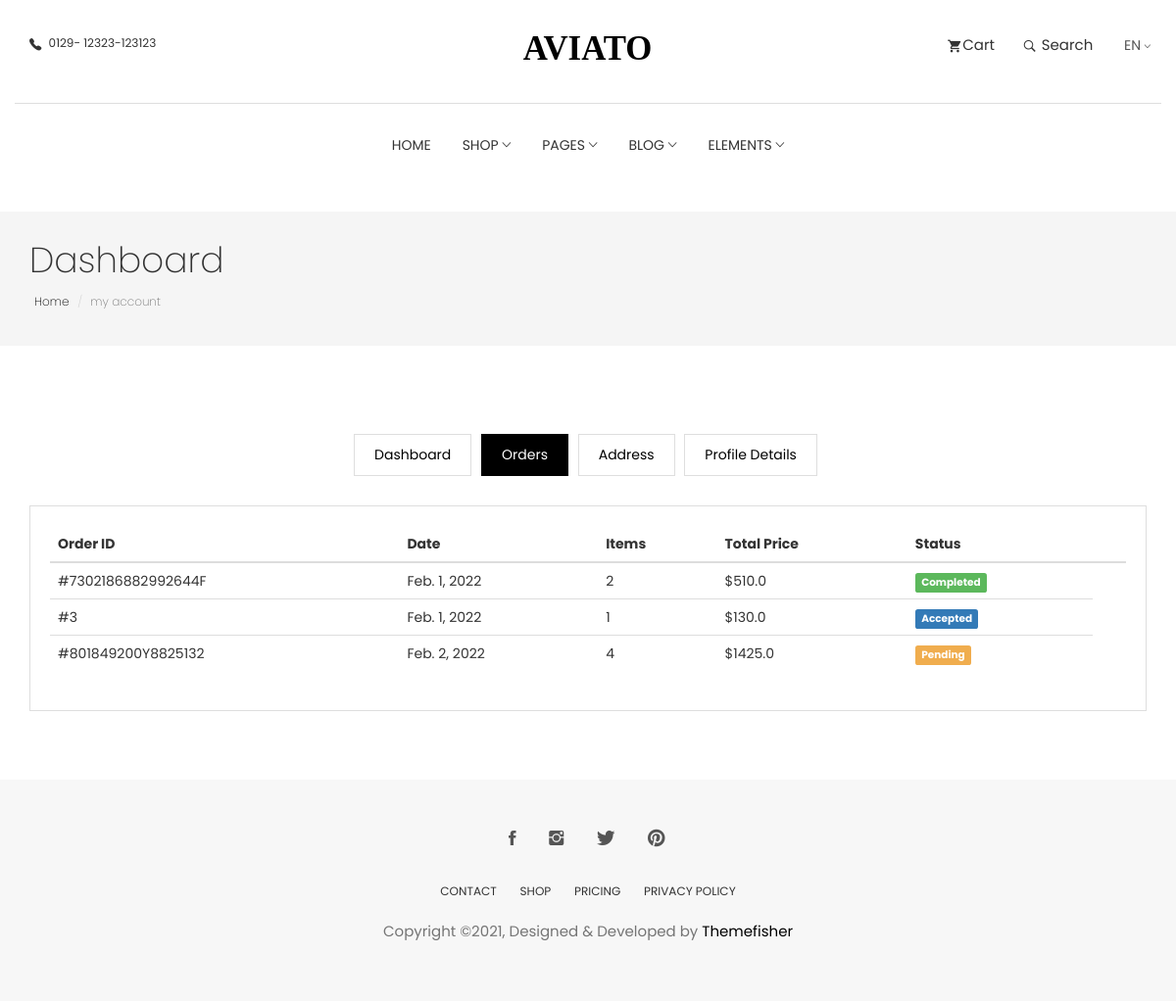
Page /order/order/ (signed in) on the committed database.
### order/models.py (models this page shows, shortened)
class Order(models.Model):
    PAYMENT_METHOD = (
        ('Cash on Delivery', 'Cash on Delivery'),
        ('Paypal', 'Paypal'),
        ('SSLCommerze', 'SSLCommerze')
    )
    ORDER_STATUS = (
        ('Pending', 'Pending'),
        ('Accepted', 'Accepted'),
        ('Processing', 'Processing'),
        ('On the Way', 'On the Way'),
        ('Completed', 'Completed')
    )
    user = models.ForeignKey(CustomUser, on_delete=models.CASCADE)
    orderitems = models.ManyToManyField(Cart)
    ordered = models.BooleanField(default=False)
    created = models.DateTimeField(auto_now_add=True)
    paymentId = models.CharField(max_length=255, blank=True, null=True)
    orderId = models.CharField(max_length=255, blank=True, null=True)
    payment_method = models.CharField(
        max_length=50, choices=PAYMENT_METHOD, default='Cash on Delivery')
    order_date = models.DateField(auto_now_add=True)
    order_status = models.CharField(
        max_length=50, choices=ORDER_STATUS, default="Pending")
    def get_totals(self):
        total = 0
        for order_item in self.orderitems.all():
            total += float(order_item.get_total())
        return total

class Cart(models.Model):
    user = models.ForeignKey(
        CustomUser, on_delete=models.CASCADE, related_name='cart')
    item = models.ForeignKey(Product, on_delete=models.CASCADE)
    quentity = models.IntegerField(default=1)
    purchased = models.BooleanField(default=False)
    created = models.DateTimeField(auto_now_add=True)
    updated = models.DateTimeField(auto_now=True)
    def get_total(self):
        total = self.item.price * self.quentity
        float_total = format(total, '0.2f')
        return float_total

### core/models.py (models this page shows, shortened)
class Product(models.Model):
    name = models.CharField(max_length=100, blank=False, null=False)
    category = models.ForeignKey(Category, on_delete=models.CASCADE)
    preview_desc = models.CharField(
        max_length=100, verbose_name='short description')
    description = models.TextField(max_length=300, verbose_name='description')
    image = models.ImageField(upload_to='products')
    price = models.FloatField()
    old_price = models.FloatField(default=0.0, blank=True, null=True)
    is_stock = models.BooleanField(default=True)
    created = models.DateTimeField(auto_now_add=True)
    class Meta:
        ordering = ['-created']

### order/views.py (the view)
# urls.py: path('order/', views.OrderView.as_view(), name="order")
class OrderView(TemplateView):
    template_name = 'order/order.html'
    def get_context_data(self, **kwargs):
        context = super().get_context_data(**kwargs)
        orders = Order.objects.filter(user=self.request.user, ordered=True)
        context = {
            'orders': orders
        }
        return context

### order/templatetags/cart_items.py (called while the page is built)
@register.filter(name='cart_items')
def cart_items(user):
    items = Cart.objects.filter(user=user, purchased=False)
    if items.exists():
        return items
    else:
        return False

@register.filter
def order_price(user):
    orders = Order.objects.filter(user=user, ordered=False)
    if orders.exists():
        order = orders[0]
        return order.get_totals()
    else:
        False

### templates/order/order.html (shortened to what this page needs)
{% extends 'core/base.html' %} {% load static %} {% block content %}
<section class="page-header">
  <div class="container">
    <div class="row">
      <div class="col-md-12">
        <div class="content">
          <h1 class="page-name">Dashboard</h1>
          <ol class="breadcrumb">
            <li><a href="index.html">Home</a></li>
            <li class="active">my account</li>
          </ol>
        </div>
      </div>
    </div>
  </div>
</section>
<section class="user-dashboard page-wrapper">
  <div class="container">
    <div class="row">
      <div class="col-md-12">
        <ul class="list-inline dashboard-menu text-center">
          <li><a href="{% url 'dashboard' %}">Dashboard</a></li>
          <li><a class="active" href="{% url 'order' %}">Orders</a></li>
          <li><a href="{% url 'address' %}">Address</a></li>
          <li><a href="{% url 'profile-details' %}">Profile Details</a></li>
        </ul>
        <div class="dashboard-wrapper user-dashboard">
          <div class="table-responsive">
            <table class="table">
              <thead>
                <tr>
                  <th>Order ID</th>
                  <th>Date</th>
                  <th>Items</th>
                  <th>Total Price</th>
                  <th>Status</th>
                  <th></th>
                </tr>
              </thead>
              <tbody>
                {% for order in orders %}
                <tr>
                  <td>#{{order.orderId}}</td>
                  <td>{{order.order_date}}</td>
                  <td>{{order.orderitems.all|length}}</td>
                  <td>${{order.get_totals}}</td>
                  <td>
                    {% if order.order_status == 'Completed' %}
                    <span class="label label-success"
                      >{{order.order_status}}</span
                    >
                    {% endif %} {% if order.order_status == 'Pending' %}
                    <span class="label label-warning"
                      >{{order.order_status}}</span
                    >
                    {% endif %}  {% if order.order_status == 'Accepted' %}
                    <span class="label label-primary"
                      >{{order.order_status}}</span
                    >
                    {% endif %}
                  </td>
                </tr>
                {% endfor %}
              </tbody>
            </table>
          </div>
        </div>
      </div>
    </div>
  </div>
</section>
{% endblock content %}

### static/css/style.css (style rules this page uses)
body { line-height: 1.5; font-family: "Poppins", sans-serif; -webkit-font-smoothing: antialiased; }
h1, h2, h3, h4, h5, h6 { font-family: "Poppins", sans-serif; }
h1, h2, h3, h4, h5, h6 { font-weight: 400; }
ol, ul { margin: 0; padding: 0; list-style: none; }
.page-header { background: #f5f5f5; margin-top: 20px; border-bottom: none; padding: 30px 0; }
.page-header h1 { font-weight: 200; margin: 0 0 6px 0; }
.page-header .breadcrumb { background: transparent; padding: 5px; margin: 0; }
.page-header .breadcrumb li { font-weight: 200; font-size: 12px; }
.page-header .breadcrumb li a { color: #000; }
.page-wrapper { padding: 70px 0; }
.dashboard-menu .active { background: #000; color: #fff; border: 1px solid #000; }
.dashboard-menu li { padding: 0; margin: 0 3px; }
.dashboard-menu li a { padding: 10px 20px; border: 1px solid #dedede; display: inline-block; }
.dashboard-wrapper { border: 1px solid #dedede; margin-top: 30px; padding: 20px; }

### rows in the picture
Order: orderId "7302186882992644F", order_date "Feb. 1, 2022", orderitems.all|length "2", get_totals "510.0", order_status "Completed"
Order: orderId "3", order_date "Feb. 1, 2022", orderitems.all|length "1", get_totals "130.0", order_status "Accepted"
Order: orderId "801849200Y8825132", order_date "Feb. 2, 2022", orderitems.all|length "4", get_totals "1425.0", order_status "Pending"
